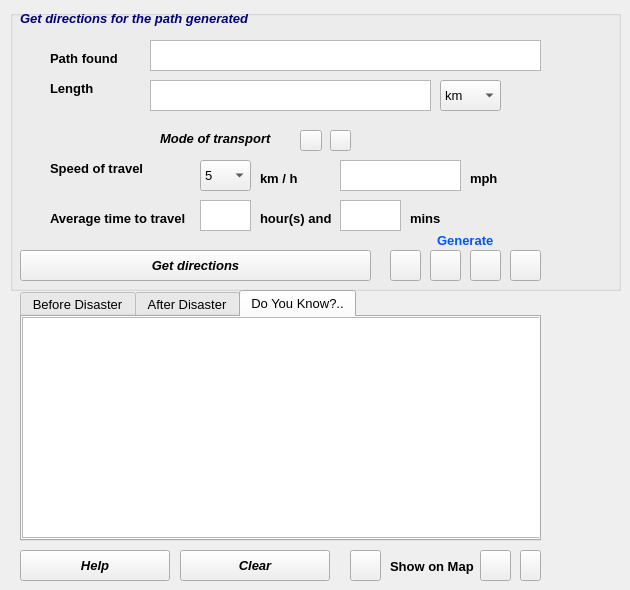
     <widget class="QWidget" name="tab_2">
      <attribute name="title">
       <string>Directions</string>
      </attribute>
      <widget class="QGroupBox" name="groupBox_2">
       <property name="geometry">
        <rect>
         <x>10</x>
         <y>10</y>
         <width>611</width>
         <height>281</height>
        </rect>
       </property>
       <property name="title">
        <string/>
       </property>
       <widget class="QLabel" name="label_14">
        <property name="geometry">
         <rect>
          <x>40</x>
          <y>40</y>
          <width>91</width>
          <height>16</height>
         </rect>
        </property>
        <property name="font">
         <font>
          <pointsize>10</pointsize>
          <weight>75</weight>
          <bold>true</bold>
         </font>
        </property>
        <property name="text">
         <string>Path found</string>
        </property>
       </widget>
       <widget class="QTextBrowser" name="txtSelectPathR">
        <property name="geometry">
         <rect>
          <x>140</x>
          <y>30</y>
          <width>391</width>
          <height>31</height>
         </rect>
        </property>
        <property name="font">
         <font>
          <pointsize>8</pointsize>
          <weight>50</weight>
          <italic>false</italic>
          <bold>false</bold>
         </font>
        </property>
       </widget>
       <widget class="QTextBrowser" name="txtLengthR">
        <property name="geometry">
         <rect>
          <x>140</x>
          <y>70</y>
          <width>281</width>
          <height>31</height>
         </rect>
        </property>
        <property name="font">
         <font>
          <pointsize>10</pointsize>
         </font>
        </property>
       </widget>
       <widget class="QLabel" name="label_15">
        <property name="geometry">
         <rect>
          <x>40</x>
          <y>70</y>
          <width>81</width>
          <height>16</height>
         </rect>
        </property>
        <property name="font">
         <font>
          <pointsize>10</pointsize>
          <weight>75</weight>
          <bold>true</bold>
         </font>
        </property>
        <property name="text">
         <string>Length</string>
        </property>
       </widget>
       <widget class="QComboBox" name="cmbLength2R">
        <property name="geometry">
         <rect>
          <x>430</x>
          <y>70</y>
          <width>61</width>
          <height>31</height>
         </rect>
        </property>
        <property name="font">
         <font>
          <pointsize>10</pointsize>
         </font>
        </property>
        <property name="cursor">
         <cursorShape>PointingHandCursor</cursorShape>
        </property>
        <item>
         <property name="text">
          <string>km</string>
         </property>
        </item>
        <item>
         <property name="text">
          <string>mile</string>
         </property>
        </item>
        <item>
         <property name="text">
          <string>m</string>
         </property>
        </item>
       </widget>
       <widget class="QToolButton" name="btnGetDirectionsR">
        <property name="geometry">
         <rect>
          <x>10</x>
          <y>240</y>
          <width>351</width>
          <height>31</height>
         </rect>
        </property>
        <property name="font">
         <font>
          <pointsize>10</pointsize>
          <weight>75</weight>
          <italic>true</italic>
          <bold>true</bold>
         </font>
        </property>
        <property name="cursor">
         <cursorShape>PointingHandCursor</cursorShape>
        </property>
        <property name="text">
         <string>Get directions</string>
        </property>
       </widget>
       <widget class="QLabel" name="label_35">
        <property name="geometry">
         <rect>
          <x>150</x>
          <y>120</y>
          <width>131</width>
          <height>16</height>
         </rect>
        </property>
        <property name="font">
         <font>
          <pointsize>10</pointsize>
          <weight>75</weight>
          <italic>true</italic>
          <bold>true</bold>
         </font>
        </property>
        <property name="text">
         <string>Mode of transport</string>
        </property>
       </widget>
       <widget class="QToolButton" name="btnByCar">
        <property name="geometry">
         <rect>
          <x>290</x>
          <y>120</y>
          <width>22</width>
          <height>21</height>
         </rect>
        </property>
        <property name="cursor">
         <cursorShape>PointingHandCursor</cursorShape>
        </property>
        <property name="styleSheet">
         <string notr="true">background-image: url(:/plugins/floogin/car.png);</string>
        </property>
        <property name="text">
         <string/>
        </property>
       </widget>
       <widget class="QToolButton" name="btnWalking">
        <property name="geometry">
         <rect>
          <x>320</x>
          <y>120</y>
          <width>21</width>
          <height>21</height>
         </rect>
        </property>
        <property name="cursor">
         <cursorShape>PointingHandCursor</cursorShape>
        </property>
        <property name="styleSheet">
         <string notr="true">background-image: url(:/plugins/floogin/walk2.png);</string>
        </property>
        <property name="text">
         <string/>
        </property>
       </widget>
       <widget class="QLabel" name="label_36">
        <property name="geometry">
         <rect>
          <x>40</x>
          <y>150</y>
          <width>101</width>
          <height>16</height>
         </rect>
        </property>
        <property name="font">
         <font>
          <pointsize>10</pointsize>
          <weight>75</weight>
          <bold>true</bold>
         </font>
        </property>
        <property name="text">
         <string>Speed of travel</string>
        </property>
       </widget>
       <widget class="QComboBox" name="cmbSpeedOfTravel">
        <property name="geometry">
         <rect>
          <x>190</x>
          <y>150</y>
          <width>51</width>
          <height>31</height>
         </rect>
        </property>
        <property name="font">
         <font>
          <pointsize>10</pointsize>
         </font>
        </property>
        <item>
         <property name="text">
          <string>5</string>
         </property>
        </item>
        <item>
         <property name="text">
          <string>10</string>
         </property>
        </item>
        <item>
         <property name="text">
          <string>25</string>
         </property>
        </item>
        <item>
         <property name="text">
          <string>40</string>
         </property>
        </item>
        <item>
         <property name="text">
          <string>50</string>
         </property>
        </item>
        <item>
         <property name="text">
          <string>60</string>
         </property>
        </item>
       </widget>
       <widget class="QLabel" name="label_37">
        <property name="geometry">
         <rect>
          <x>40</x>
          <y>200</y>
          <width>151</width>
          <height>16</height>
         </rect>
        </property>
        <property name="font">
         <font>
          <pointsize>10</pointsize>
          <weight>75</weight>
          <bold>true</bold>
         </font>
        </property>
        <property name="text">
         <string>Average time to travel</string>
        </property>
       </widget>
       <widget class="QTextBrowser" name="txtTimeToTravelHrs">
        <property name="geometry">
         <rect>
          <x>190</x>
          <y>190</y>
          <width>51</width>
          <height>31</height>
         </rect>
        </property>
        <property name="font">
         <font>
          <pointsize>10</pointsize>
         </font>
        </property>
       </widget>
       <widget class="QLabel" name="label_38">
        <property name="geometry">
         <rect>
          <x>250</x>
          <y>160</y>
          <width>41</width>
          <height>16</height>
         </rect>
        </property>
        <property name="font">
         <font>
          <pointsize>10</pointsize>
          <weight>75</weight>
          <bold>true</bold>
         </font>
        </property>
        <property name="text">
         <string>km / h</string>
        </property>
       </widget>
       <widget class="QTextBrowser" name="txtSpeedMph">
        <property name="geometry">
         <rect>
          <x>330</x>
          <y>150</y>
          <width>121</width>
          <height>31</height>
         </rect>
        </property>
        <property name="font">
         <font>
          <pointsize>10</pointsize>
         </font>
        </property>
       </widget>
       <widget class="QLabel" name="label_39">
        <property name="geometry">
         <rect>
          <x>460</x>
          <y>160</y>
          <width>31</width>
          <height>16</height>
         </rect>
        </property>
        <property name="font">
         <font>
          <pointsize>10</pointsize>
          <weight>75</weight>
          <bold>true</bold>
         </font>
        </property>
        <property name="text">
         <string>mph</string>
        </property>
       </widget>
       <widget class="QLabel" name="label_40">
        <property name="geometry">
         <rect>
          <x>250</x>
          <y>200</y>
          <width>81</width>
          <height>16</height>
         </rect>
        </property>
        <property name="font">
         <font>
          <pointsize>10</pointsize>
          <weight>75</weight>
          <bold>true</bold>
         </font>
        </property>
        <property name="text">
         <string>hour(s) and</string>
        </property>
       </widget>
       <widget class="QTextBrowser" name="txtTimeToTravelMins">
        <property name="geometry">
         <rect>
          <x>330</x>
          <y>190</y>
          <width>61</width>
          <height>31</height>
         </rect>
        </property>
        <property name="font">
         <font>
          <pointsize>10</pointsize>
         </font>
        </property>
       </widget>
       <widget class="QLabel" name="label_41">
        <property name="geometry">
         <rect>
          <x>400</x>
          <y>200</y>
          <width>31</width>
          <height>16</height>
         </rect>
        </property>
        <property name="font">
         <font>
          <pointsize>10</pointsize>
          <weight>75</weight>
          <bold>true</bold>
         </font>
        </property>
        <property name="text">
         <string>mins</string>
        </property>
       </widget>
       <widget class="QLabel" name="lblLoading">
        <property name="geometry">
         <rect>
          <x>460</x>
          <y>240</y>
          <width>31</width>
          <height>31</height>
         </rect>
        </property>
        <property name="styleSheet">
         <string notr="true"/>
        </property>
        <property name="frameShape">
         <enum>QFrame::NoFrame</enum>
        </property>
        <property name="text">
         <string/>
        </property>
       </widget>
       <widget class="QLabel" name="label_60">
        <property name="geometry">
         <rect>
          <x>10</x>
          <y>0</y>
          <width>231</width>
          <height>16</height>
         </rect>
        </property>
        <property name="font">
         <font>
          <pointsize>10</pointsize>
          <weight>75</weight>
          <italic>true</italic>
          <bold>true</bold>
         </font>
        </property>
        <property name="styleSheet">
         <string notr="true">color: rgb(0, 0, 127);</string>
        </property>
        <property name="text">
         <string>Get directions for the path generated</string>
        </property>
       </widget>
       <widget class="QToolButton" name="btnDirectionstxt">
        <property name="geometry">
         <rect>
          <x>500</x>
          <y>240</y>
          <width>31</width>
          <height>31</height>
         </rect>
        </property>
        <property name="font">
         <font>
          <pointsize>10</pointsize>
          <weight>75</weight>
          <italic>true</italic>
          <bold>true</bold>
         </font>
        </property>
        <property name="cursor">
         <cursorShape>PointingHandCursor</cursorShape>
        </property>
        <property name="toolTip">
         <string>Text File</string>
        </property>
        <property name="styleSheet">
         <string notr="true">background-image: url(:/plugins/floogin/txt.png);</string>
        </property>
        <property name="text">
         <string/>
        </property>
       </widget>
       <widget class="QToolButton" name="btnDirectionsAudio">
        <property name="geometry">
         <rect>
          <x>460</x>
          <y>240</y>
          <width>31</width>
          <height>31</height>
         </rect>
        </property>
        <property name="font">
         <font>
          <pointsize>10</pointsize>
          <weight>75</weight>
          <italic>true</italic>
          <bold>true</bold>
         </font>
        </property>
        <property name="cursor">
         <cursorShape>PointingHandCursor</cursorShape>
        </property>
        <property name="toolTip">
         <string>Audio File</string>
        </property>
        <property name="styleSheet">
         <string notr="true">background-image: url(:/plugins/floogin/mp3.png);</string>
        </property>
        <property name="text">
         <string/>
        </property>
       </widget>
       <widget class="QLabel" name="lblGenerateDirecFiles">
        <property name="geometry">
         <rect>
          <x>427</x>
          <y>220</y>
          <width>71</width>
          <height>20</height>
         </rect>
        </property>
        <property name="font">
         <font>
          <pointsize>10</pointsize>
          <weight>75</weight>
          <bold>true</bold>
         </font>
        </property>
        <property name="styleSheet">
         <string notr="true">color: rgb(0, 85, 255);</string>
        </property>
        <property name="text">
         <string>Generate</string>
        </property>
       </widget>
       <widget class="QToolButton" name="btnDirectionsImage">
        <property name="geometry">
         <rect>
          <x>420</x>
          <y>240</y>
          <width>31</width>
          <height>31</height>
         </rect>
        </property>
        <property name="font">
         <font>
          <pointsize>10</pointsize>
          <weight>75</weight>
          <italic>true</italic>
          <bold>true</bold>
         </font>
        </property>
        <property name="cursor">
         <cursorShape>PointingHandCursor</cursorShape>
        </property>
        <property name="toolTip">
         <string>Image File</string>
        </property>
        <property name="styleSheet">
         <string notr="true">background-image: url(:/plugins/floogin/camera.png);</string>
        </property>
        <property name="text">
         <string/>
        </property>
       </widget>
       <widget class="QToolButton" name="btnDirectionsPDF">
        <property name="geometry">
         <rect>
          <x>380</x>
          <y>240</y>
          <width>31</width>
          <height>31</height>
         </rect>
        </property>
        <property name="font">
         <font>
          <pointsize>10</pointsize>
          <weight>75</weight>
          <italic>true</italic>
          <bold>true</bold>
         </font>
        </property>
        <property name="cursor">
         <cursorShape>PointingHandCursor</cursorShape>
        </property>
        <property name="toolTip">
         <string>PDF Report</string>
        </property>
        <property name="styleSheet">
         <string notr="true">background-image: url(:/plugins/floogin/PDF.png);</string>
        </property>
        <property name="text">
         <string/>
        </property>
       </widget>
      </widget>
      <widget class="QToolButton" name="btnClearbR">
       <property name="geometry">
        <rect>
         <x>180</x>
         <y>550</y>
         <width>150</width>
         <height>31</height>
        </rect>
       </property>
       <property name="font">
        <font>
         <pointsize>10</pointsize>
         <weight>75</weight>
         <italic>true</italic>
         <bold>true</bold>
        </font>
       </property>
       <property name="cursor">
        <cursorShape>PointingHandCursor</cursorShape>
       </property>
       <property name="text">
        <string>Clear</string>
       </property>
      </widget>
      <widget class="QToolButton" name="btnHelpbR">
       <property name="geometry">
        <rect>
         <x>20</x>
         <y>550</y>
         <width>150</width>
         <height>31</height>
        </rect>
       </property>
       <property name="font">
        <font>
         <pointsize>10</pointsize>
         <weight>75</weight>
         <italic>true</italic>
         <bold>true</bold>
        </font>
       </property>
       <property name="cursor">
        <cursorShape>PointingHandCursor</cursorShape>
       </property>
       <property name="text">
        <string>Help</string>
       </property>
      </widget>
      <widget class="QTabWidget" name="tbwDirections">
       <property name="geometry">
        <rect>
         <x>20</x>
         <y>290</y>
         <width>521</width>
         <height>251</height>
        </rect>
       </property>
       <property name="font">
        <font>
         <pointsize>10</pointsize>
         <weight>50</weight>
         <italic>false</italic>
         <bold>false</bold>
        </font>
       </property>
       <property name="styleSheet">
        <string notr="true"/>
       </property>
       <property name="currentIndex">
        <number>2</number>
       </property>
       <widget class="QWidget" name="tab_23">
        <attribute name="title">
         <string>Before Disaster</string>
        </attribute>
        <widget class="QTextBrowser" name="txtGetDirectionsRBefore">
         <property name="geometry">
          <rect>
           <x>0</x>
           <y>0</y>
           <width>521</width>
           <height>221</height>
          </rect>
         </property>
         <property name="font">
          <font>
           <pointsize>9</pointsize>
          </font>
         </property>
        </widget>
       </widget>
       <widget class="QWidget" name="tab_16">
        <attribute name="title">
         <string>After Disaster</string>
        </attribute>
        <widget class="QTextBrowser" name="txtGetDirectionsRSimple">
         <property name="geometry">
          <rect>
           <x>0</x>
           <y>0</y>
           <width>521</width>
           <height>221</height>
          </rect>
         </property>
         <property name="font">
          <font>
           <pointsize>9</pointsize>
          </font>
         </property>
        </widget>
       </widget>
       <widget class="QWidget" name="tab_17">
        <attribute name="title">
         <string>Do You Know?..</string>
        </attribute>
        <widget class="QTextBrowser" name="txtGetDirectionsR">
         <property name="geometry">
          <rect>
           <x>0</x>
           <y>0</y>
           <width>521</width>
           <height>221</height>
          </rect>
         </property>
         <property name="font">
          <font>
           <pointsize>9</pointsize>
          </font>
         </property>
        </widget>
       </widget>
      </widget>
      <widget class="QToolButton" name="btnNext3">
       <property name="geometry">
        <rect>
         <x>520</x>
         <y>550</y>
         <width>21</width>
         <height>31</height>
        </rect>
       </property>
       <property name="cursor">
        <cursorShape>PointingHandCursor</cursorShape>
       </property>
       <property name="styleSheet">
        <string notr="true">border-image: url(:/plugins/floogin/next.png);</string>
       </property>
       <property name="text">
        <string/>
       </property>
      </widget>
      <widget class="QToolButton" name="btnShowDirOnMap">
       <property name="geometry">
        <rect>
         <x>350</x>
         <y>550</y>
         <width>31</width>
         <height>31</height>
        </rect>
       </property>
       <property name="cursor">
        <cursorShape>PointingHandCursor</cursorShape>
       </property>
       <property name="styleSheet">
        <string notr="true">background-image: url(:/plugins/floogin/search.png);</string>
       </property>
       <property name="text">
        <string/>
       </property>
      </widget>
      <widget class="QLabel" name="lblShowDirOnMap">
       <property name="geometry">
        <rect>
         <x>390</x>
         <y>556</y>
         <width>91</width>
         <height>20</height>
        </rect>
       </property>
       <property name="font">
        <font>
         <pointsize>10</pointsize>
         <weight>75</weight>
         <bold>true</bold>
        </font>
       </property>
       <property name="text">
        <string>Show on Map</string>
       </property>
      </widget>
      <widget class="QToolButton" name="btnStopShowLoc">
       <property name="geometry">
        <rect>
         <x>480</x>
         <y>550</y>
         <width>31</width>
         <height>31</height>
        </rect>
       </property>
       <property name="cursor">
        <cursorShape>PointingHandCursor</cursorShape>
       </property>
       <property name="styleSheet">
        <string notr="true">background-image: url(:/plugins/floogin/stop.png);</string>
       </property>
       <property name="text">
        <string/>
       </property>
      </widget>
     </widget>
